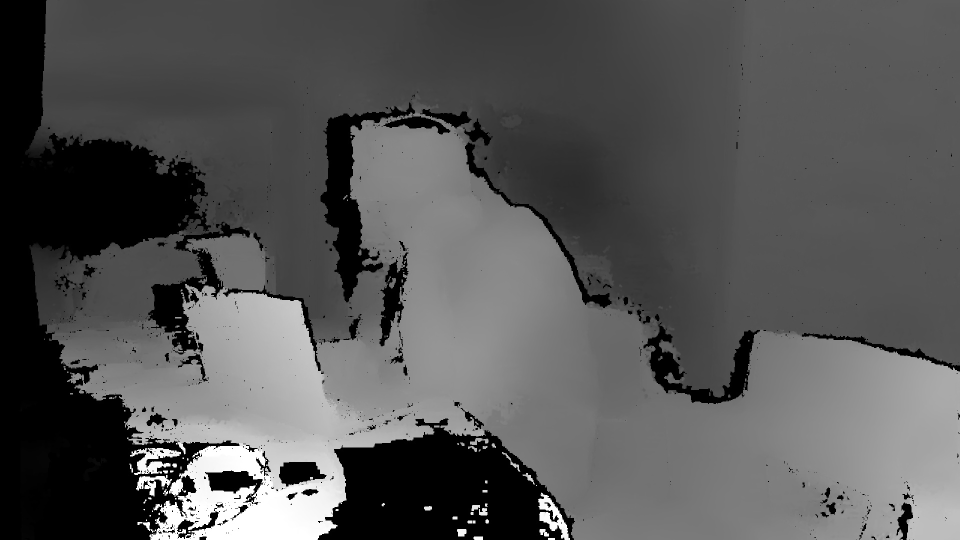
#> input picture zed_object/zed_depth_standard.jpg, 1920 x 1080 px, found by its file name (shown at 1/2 size)
$ python hist_test.py
#> lines starting #> are read from the running program, lines starting #| are printed output that depends on the picture; after the words box and inside, x2 and y2 are one past the last pixel; in counts of white or black regions, pixels touching at a corner belong together
import cv2
import numpy as np
from matplotlib import pyplot as plt

def moving_average(x, w):
    return np.convolve(x, np.ones(w), 'valid') / w

def moving_average_wrap_around(x, w):
    # Pad the input array to ensure circular wrapping
    padded_x = np.concatenate([x[-(w//2):], x, x[:w//2]])

    # Compute the convolution with the padded array
    convolved = np.convolve(padded_x, np.ones(w), 'valid')

    # Normalize by the window size
    return convolved / w

def kde(x, sampling=np.linspace(0,255,256, dtype=int)):
    # get number of points
    n = x.shape[0]
    # determine bandwidth
    h = (4/3)**0.2 * np.std(x) * n**(-0.2)
    # generate the basis for the kde function
    bases = np.exp(-0.5 * ((sampling[:, None] - x) / h)**2) / (np.sqrt(2 * np.pi) * h)
    # then sum horizontally
    bases_summed = np.sum(bases, axis=1)
    # final normalize by the number of points in x
    kde_line = bases_summed / n

    return (sampling, kde_line)

def average_close_values(x, w, close):
    """
    This function takes an array x and returns an array where values in a window of size w closer than close are averaged
    """
    result = []
    for i in range(len(x)):
        window = [x[j] for j in range(max(0, i - w), min(len(x), i + w + 1))]
        close_values = [value for value in window if abs(value - x[i]) <= close]
        if close_values:
            avg = sum(close_values) // len(close_values)
            if avg not in result:  # Ensure unique values
                result.append(avg)
        else:
            result.append(x[i])
    return np.array(result, dtype=int)

def gen_solid_color_image(color):
    return np.ones((100,100,3), dtype=np.uint8) * color


img = cv2.imread('zed_object\\zed_depth_standard.jpg')
#> img is the input picture: shape (1080, 1920, 3); min 0, max 255, mean 85.6
img = cv2.cvtColor(img, cv2.COLOR_BGR2GRAY)
#> img: shape (1080, 1920)

windowSize = 20

while True:

    cv2.imshow('image', img)
    print(img.shape)
#| (1080, 1920)

    small = cv2.resize(img, (0,0), fx=0.25, fy=0.25)
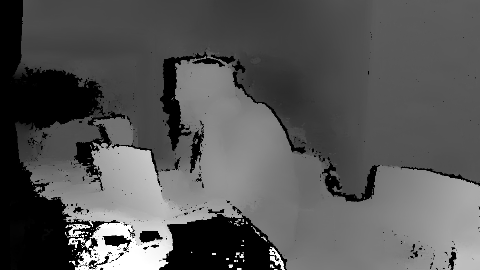
#> small: shape (270, 480); min 0, max 255, mean 85.6
    #remove zero values and add window size values to the end of the array
    hist = cv2.calcHist([img], [0], None, [256], [0, 256])
#> hist = 256 values, max 342588 at index 0, min 11 at index 13, mean 8100
    #remove zero values and add window size values to the end of the array
    hist = hist[1:256]
#> hist = 255 values, max 49169 at index 71, min 11 at index 12, mean 6788.3
    num = len(hist)
#> num = 255
    rolling_mean = moving_average(hist[:,0], windowSize)
#> rolling_mean = 236 values, max 28939.7 at index 68, min 52.95 at index 7, mean 7017.3
    rolling_mean = np.pad(rolling_mean, (int(windowSize/2),int(windowSize/2)), 'edge')
#> rolling_mean = 256 values, max 28939.7 at index 78, min 52.95 at index 17, mean 6644
    rolling2 = moving_average_wrap_around(hist[:,0], windowSize)
#> in moving_average_wrap_around, `padded_x = np.concatenate([x[-(w//2):], x, x[:w//2]])`: padded_x = 275 values, max 49169 at index 81, min 11 at index 22, mean 6600.5
#> in moving_average_wrap_around, `convolved = np.convolve(padded_x, np.ones(w), 'valid')`: convolved = 256 values, max 578794 at index 78, min 1059 at index 17, mean 135564
#> rolling2 = 256 values, max 28939.7 at index 78, min 52.95 at index 17, mean 6778.2
    print(len(rolling2))
#| 256

    #Get kde of the image
    xvals, density = kde(small.flatten())
#> in kde, `h = (4/3)**0.2 * np.std(x) * n**(-0.2)`: h = 5.63
#> in kde, `bases_summed = np.sum(bases, axis=1)`: bases_summed = 256 values, max 1811.4 at index 71, min 10.15 at index 227, mean 462.8
#> in kde, `kde_line = bases_summed / n`: kde_line = 256 values, max 0.014 at index 71, min 7.83e-05 at index 227, mean 0.00357
#> xvals = 256 values from 0 to 255; density has the same summary as kde_line in kde
    #Plot kde so it matches histogram
    density = density*img.shape[0]*img.shape[1]
#> density = 256 values, max 28982.7 at index 71, min 162.4 at index 227, mean 7405

    #Add kde to rolling meanq
    combined = np.add(rolling2, density) / 2
#> combined = 256 values, max 27656.4 at index 70, min 176.2 at index 227, mean 7091.6

    grad = np.gradient(density)
#> grad = 256 values, max 1633.7 at index 62, min -2713.3 at index 6, mean -91.53
    #Nomalize gradient
    grad = 20 * grad / (np.max(grad)-np.min(grad))
#> grad = 256 values, max 7.52 at index 62, min -12.48 at index 6, mean -0.421
    #Find extrema where the gradient is around 0
    extrema = np.where(abs(grad) < 1, combined, 0)
#> extrema = 256 values, max 27656.4 at index 70, min 0 at index 1, mean 2307.5
    maximas = np.r_[True, combined[1:] > combined[:-1]] & np.r_[combined[:-1] > combined[1:], True]
    #Mark maximas on combined plot
    max_indices = average_close_values(xvals[maximas], 4, 24)
#> the loop in average_close_values, `for i in range(len(x)):` made 7 passes
#> (window, close_values, avg) on pass 1: ([0, 70, 74, 124, 126], [0], 0)
#> (window, avg) on passes 2 to 7: ([0, 70, 74, 124, 126, 228], 72), ([0, 70, 74, 124, 126, 228, 252], 72), ([0, 70, 74, 124, 126, 228, 252], 125), ([0, 70, 74, 124, 126, 228, 252], 125), ([70, 74, 124, 126, 228, 252], 240), ([74, 124, 126, 228, 252], 240)
#> after the loop in average_close_values, `for i in range(len(x)):`: result = [0, 72, 125, 240]
#> max_indices = [0, 72, 125, 240]
    max_indices = average_close_values(max_indices, 3, 18)
#> the loop in average_close_values (call 2), `for i in range(len(x)):` made 4 passes
#> (close_values, avg) on passes 1 to 4: ([0], 0), ([72], 72), ([125], 125), ([240], 240)
    print(max_indices)
#| [  0  72 125 240]

    sections = [0]
    for i in range(len(max_indices)-1):
        sections.append((max_indices[i] + max_indices[i+1])//2)
#> this loop made 3 passes
#> after the loop, sections = [0, 36, 98, 182]
    sections.append(255)

    sections = np.array(sections, dtype=int)
#> sections = [0, 36, 98, 182, 255]

    print(sections)
#| [  0  36  98 182 255]

    #Segment the image
    segments = []
    segmented = np.zeros((img.shape[0], img.shape[1], 3), dtype=np.uint8)
    for i in range(len(sections)-1):
        segment = np.all([img >= sections[i], img < sections[i+1]], axis=0).astype(np.uint8)*255
        segments.append(segment)
        hue = (180 * i / (len(sections) -1)) % 180  # Calculate hue value for each segment
        hsv_color = np.array([hue, 255, 255], dtype=np.uint8)
        hsv_image = np.ones((img.shape[0], img.shape[1], 3), dtype=np.uint8) * hsv_color
        hsv_image = cv2.bitwise_and(hsv_image, hsv_image, mask=segment)
        hsv_image = cv2.cvtColor(hsv_image, cv2.COLOR_HSV2BGR)
        segmented = cv2.add(segmented, hsv_image)
#> this loop made 4 passes
#> (hue, hsv_color) on passes 1 to 4: (0, [0, 255, 255]), (45, [45, 255, 255]), (90, [90, 255, 255]), (135, [135, 255, 255])
#> pass 1, `segment = np.all([img >= sections[i], img < sections[i+1]], axis=0).as..`:
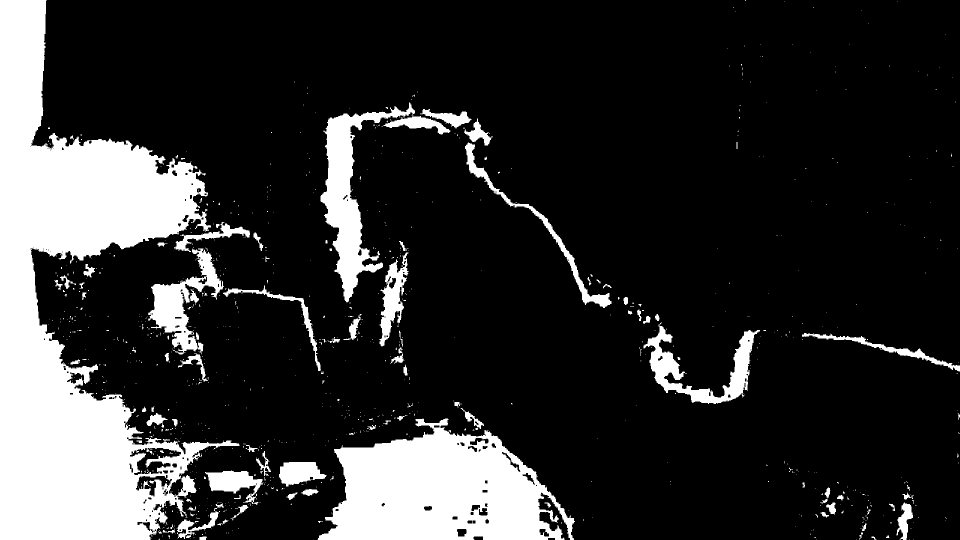
#> segment: shape (1080, 1920) (shown at 1/2 size); 18.6% white; 937 white regions (834 under 20 px), largest, box (x1, y1, x2, y2) and area: (0, 0, 479, 1080) 221973, (635, 837, 1150, 1080) 79485, (641, 204, 901, 605) 22823
#> pass 1, `hsv_image = np.ones((img.shape[0], img.shape[1], 3), dtype=np.uint8) *..`:
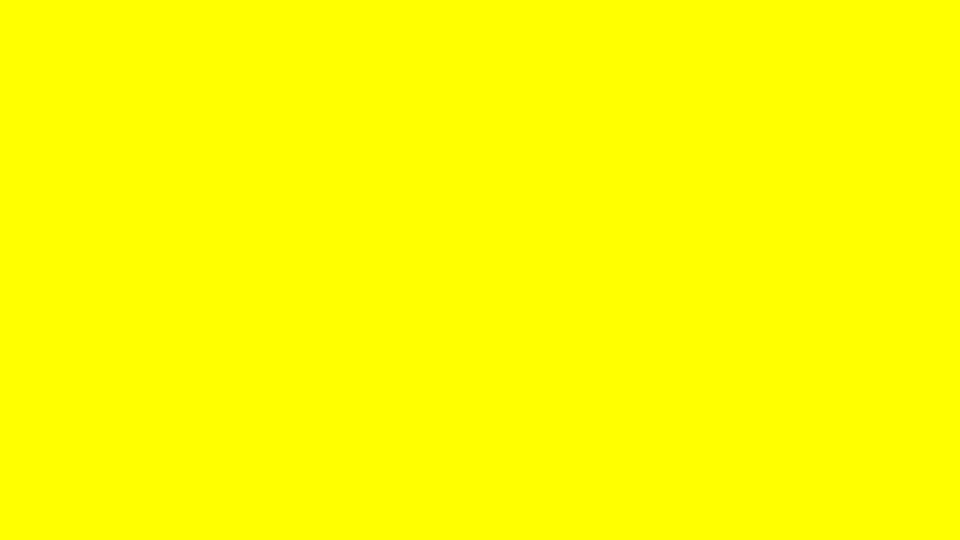
#> hsv_image: shape (1080, 1920, 3) (shown at 1/2 size); mean of channels 0, 1, 2 0, 255, 255; drawn as B, G, R
#> pass 1, `hsv_image = cv2.bitwise_and(hsv_image, hsv_image, mask=segment)`:
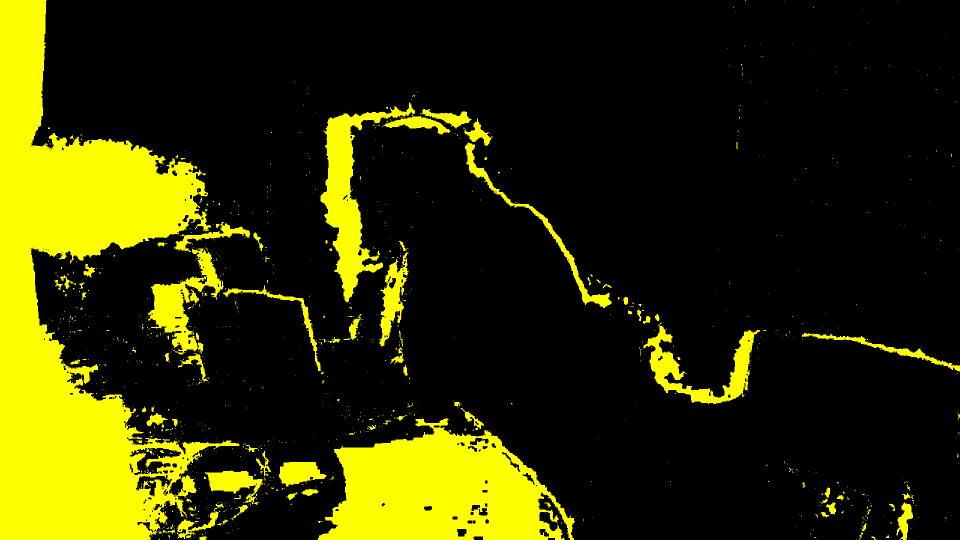
#> hsv_image: shape (1080, 1920, 3) (shown at 1/2 size); mean of channels 0, 1, 2 0, 47.4, 47.4; drawn as B, G, R
#> pass 1, `hsv_image = cv2.cvtColor(hsv_image, cv2.COLOR_HSV2BGR)`:
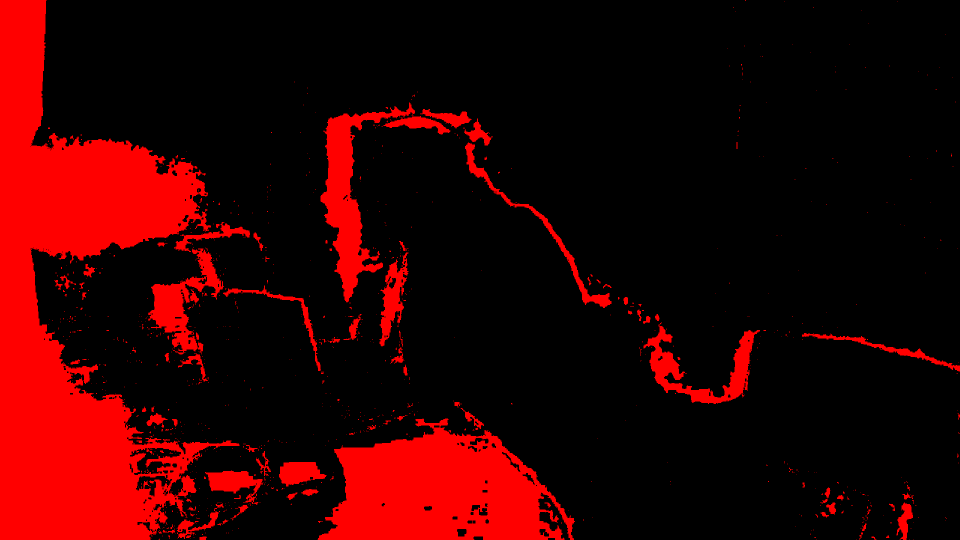
#> hsv_image: shape (1080, 1920, 3) (shown at 1/2 size); mean B, G, R 0, 0, 47.4
#> after the loop:
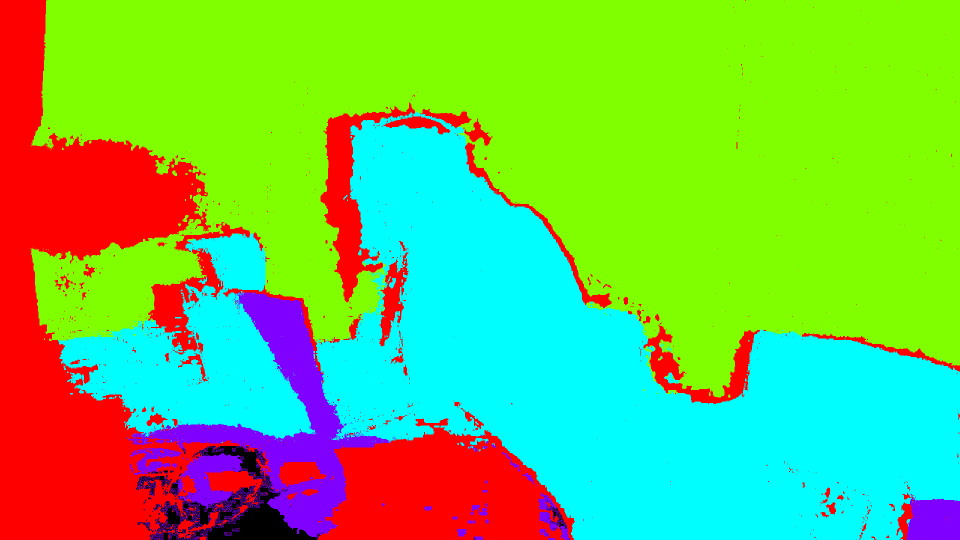
#> segmented: shape (1080, 1920, 3) (shown at 1/2 size); mean B, G, R 86.4, 194.7, 111.4
#> after the loop, segments = 4 items


    #Combine the segments using HSV color space


    cv2.imshow('segmented', segmented)
    #Pick a random pixel in each section and store it in a list
    pixels = []
    for i in range(len(segments)):
        pixel = np.argwhere(segments[i] == 255)[0]
        pixels.append(pixel)
#> this loop made 4 passes
#> pixel on passes 1 to 4: [0, 0], [0, 94], [217, 801], [585, 476]
#> after the loop, pixels = [[0, 0], [0, 94], [217, 801], [585, 476]]


    #Sublot for histrogram stuff and for derivative stuff
    fig, axs = plt.subplots(2, 2)
    axs[0, 0].plot(hist)
    axs[0, 1].plot(rolling_mean)
    axs[0, 1].plot(density)
    axs[1, 0].plot(combined)
    axs[1, 0].plot(rolling2)

    axs[1, 0].plot(max_indices, combined[max_indices], 'rx')
    axs[1, 0].plot(sections, combined[sections], 'g.')
    #print(extrema)
    #axs[1, 0].plot(extrema)
    axs[1, 1].plot(grad)
    plt.show()
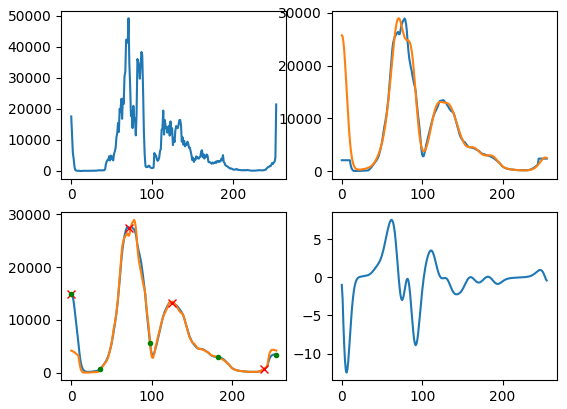
#> figure drawn by matplotlib, 4 panels; panel 1: curve peaks at x = 71, y = 49169; panel 2: curve peaks at x = 78, y = 28939.7; panel 2: curve peaks at x = 71, y = 28982.7; panel 3: curve peaks at x = 70, y = 27656.4

    if cv2.waitKey(30) & 0xFF == ord('q'):
#> (key q is pressed here)
            break
